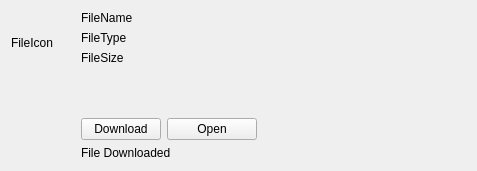
<?xml version="1.0" encoding="UTF-8"?>
<ui version="4.0">
 <class>AttachedBinaryFile</class>
 <widget class="QWidget" name="AttachedBinaryFile">
  <property name="geometry">
   <rect>
    <x>0</x>
    <y>0</y>
    <width>477</width>
    <height>171</height>
   </rect>
  </property>
  <property name="sizePolicy">
   <sizepolicy hsizetype="Minimum" vsizetype="Minimum">
    <horstretch>0</horstretch>
    <verstretch>0</verstretch>
   </sizepolicy>
  </property>
  <property name="minimumSize">
   <size>
    <width>200</width>
    <height>100</height>
   </size>
  </property>
  <property name="windowTitle">
   <string>Form</string>
  </property>
  <layout class="QVBoxLayout" name="verticalLayout">
   <property name="sizeConstraint">
    <enum>QLayout::SetMinimumSize</enum>
   </property>
   <item>
    <layout class="QHBoxLayout" name="horizontalLayout">
     <property name="spacing">
      <number>6</number>
     </property>
     <property name="sizeConstraint">
      <enum>QLayout::SetFixedSize</enum>
     </property>
     <item alignment="Qt::AlignTop">
      <widget class="QLabel" name="fileIcon">
       <property name="sizePolicy">
        <sizepolicy hsizetype="Preferred" vsizetype="Preferred">
         <horstretch>0</horstretch>
         <verstretch>0</verstretch>
        </sizepolicy>
       </property>
       <property name="minimumSize">
        <size>
         <width>64</width>
         <height>64</height>
        </size>
       </property>
       <property name="maximumSize">
        <size>
         <width>128</width>
         <height>128</height>
        </size>
       </property>
       <property name="frameShape">
        <enum>QFrame::NoFrame</enum>
       </property>
       <property name="lineWidth">
        <number>0</number>
       </property>
       <property name="text">
        <string>FileIcon</string>
       </property>
      </widget>
     </item>
     <item>
      <layout class="QVBoxLayout" name="verticalLayout_2">
       <property name="sizeConstraint">
        <enum>QLayout::SetFixedSize</enum>
       </property>
       <item>
        <widget class="QLabel" name="fileNameLabel">
         <property name="maximumSize">
          <size>
           <width>1000</width>
           <height>20</height>
          </size>
         </property>
         <property name="text">
          <string>FileName</string>
         </property>
        </widget>
       </item>
       <item>
        <widget class="QLabel" name="fileTypeLabel">
         <property name="maximumSize">
          <size>
           <width>1000</width>
           <height>20</height>
          </size>
         </property>
         <property name="text">
          <string>FileType</string>
         </property>
        </widget>
       </item>
       <item>
        <widget class="QLabel" name="fileSizeLabel">
         <property name="maximumSize">
          <size>
           <width>1000</width>
           <height>20</height>
          </size>
         </property>
         <property name="text">
          <string>FileSize</string>
         </property>
        </widget>
       </item>
       <item>
        <spacer name="verticalSpacer">
         <property name="orientation">
          <enum>Qt::Vertical</enum>
         </property>
         <property name="sizeType">
          <enum>QSizePolicy::MinimumExpanding</enum>
         </property>
         <property name="sizeHint" stdset="0">
          <size>
           <width>20</width>
           <height>5</height>
          </size>
         </property>
        </spacer>
       </item>
       <item>
        <layout class="QHBoxLayout" name="horizontalLayout_3">
         <item alignment="Qt::AlignLeft">
          <widget class="QPushButton" name="downloadButton">
           <property name="minimumSize">
            <size>
             <width>0</width>
             <height>20</height>
            </size>
           </property>
           <property name="maximumSize">
            <size>
             <width>120</width>
             <height>16777215</height>
            </size>
           </property>
           <property name="toolTip">
            <string>Downloads the file to the location specified</string>
           </property>
           <property name="text">
            <string>Download</string>
           </property>
          </widget>
         </item>
         <item alignment="Qt::AlignLeft">
          <widget class="QPushButton" name="openButton">
           <property name="minimumSize">
            <size>
             <width>90</width>
             <height>20</height>
            </size>
           </property>
           <property name="maximumSize">
            <size>
             <width>120</width>
             <height>16777215</height>
            </size>
           </property>
           <property name="toolTip">
            <string>&lt;html&gt;&lt;head/&gt;&lt;body&gt;&lt;p&gt;If the file was not downloaded, it will be downloaded to the temporary directory and opened.&lt;/p&gt;&lt;p&gt;If the file was downloaded, the downloaded file will be opened.&lt;/p&gt;&lt;p&gt;&lt;br/&gt;&lt;/p&gt;&lt;/body&gt;&lt;/html&gt;</string>
           </property>
           <property name="text">
            <string>Open</string>
           </property>
          </widget>
         </item>
         <item>
          <spacer name="horizontalSpacer">
           <property name="orientation">
            <enum>Qt::Horizontal</enum>
           </property>
           <property name="sizeHint" stdset="0">
            <size>
             <width>30</width>
             <height>20</height>
            </size>
           </property>
          </spacer>
         </item>
        </layout>
       </item>
       <item>
        <widget class="QLabel" name="downloadedLabel">
         <property name="text">
          <string>File Downloaded</string>
         </property>
        </widget>
       </item>
      </layout>
     </item>
    </layout>
   </item>
  </layout>
 </widget>
 <resources/>
 <connections/>
</ui>
